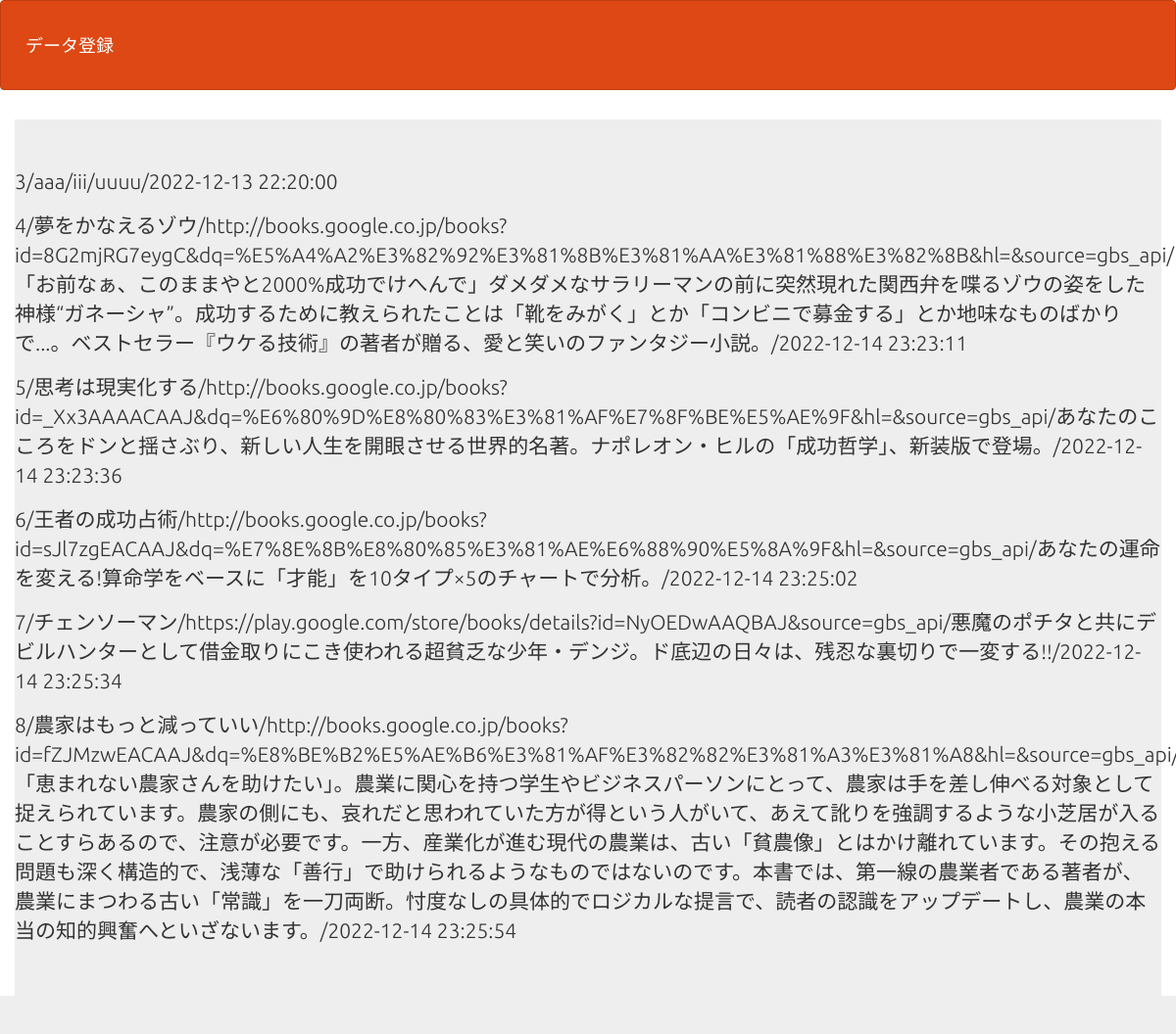
The page /server_side_kadai2/select.php on the database its author committed.
### tables this page shows
CREATE TABLE `gs_bm_table` (
  `id` int(12) NOT NULL,
  `bookname` varchar(64) NOT NULL,
  `url` text NOT NULL,
  `bookcomment` text NOT NULL,
  `time` datetime NOT NULL
);

### server_side_kadai2/select.php (the view, shortened to what this page needs)
<?php
function h($str)
{
    return htmlspecialchars($str, ENT_QUOTES);
}
try {
  $pdo = new PDO('mysql:dbname=kadai_php2;charset=utf8;host=localhost','root','');
} catch (PDOException $e) {
  exit('DBConnectError'.$e->getMessage());
}
$stmt = $pdo->prepare("SELECT * FROM gs_bm_table;");
$status = $stmt->execute();
$view="";
if ($status==false) {
  $error = $stmt->errorInfo();
  exit("ErrorQuery:".$error[2]);
}else{
  while( $result = $stmt->fetch(PDO::FETCH_ASSOC)){
    $view .= '<p>' . $result['id']. '/' . h($result['bookname']) . '/'  . h($result['url']) . '/'  . $result['bookcomment'] . '/'  . $result['time'] . '</p>';
  }
}
?>
<!DOCTYPE html>
<html lang="ja">
<head>
<link rel="stylesheet" href="css/range.css">
<link href="css/bootstrap.min.css" rel="stylesheet">
</head>
<body id="main">
<header>
  <nav class="navbar navbar-default">
    <div class="container-fluid">
      <div class="navbar-header">
      <a class="navbar-brand" href="index.php">データ登録</a>
      </div>
    </div>
  </nav>
</header>
<div>
    <div class="container jumbotron"><?= $view ?></div>
</div>
</body>
</html>

### server_side_kadai2/select.php (style rules this page uses)
div { padding: 10px;font-size:16px; }

### rows shown on the page
gs_bm_table: id "3", bookname "aaa", url "iii", bookcomment "uuuu", time "2022-12-13 22:20:00"
gs_bm_table: id "4", bookname "夢をかなえるゾウ", url "http://books.google.co.jp/books?id=8G2mjRG7eygC&dq=%E5%A4%A2%E3%82%92%E3%81%8B%E3%81%AA%E3%81%88%E3%82%8B&hl=&source=gbs_api", bookcomment "「お前なぁ、このままやと2000%成功でけへんで」ダメダメなサラリーマンの前に突然現れた関西弁を喋るゾウの姿をした神様“ガネーシャ”。成功するために教えられたことは「靴をみがく」とか「コンビニで募金する」とか地味なものばかりで...。ベストセラー『ウケる技術』の著者が贈る、愛と笑いのファンタジー小説。", time "2022-12-14 23:23:11"
gs_bm_table: id "5", bookname "思考は現実化する", url "http://books.google.co.jp/books?id=_Xx3AAAACAAJ&dq=%E6%80%9D%E8%80%83%E3%81%AF%E7%8F%BE%E5%AE%9F&hl=&source=gbs_api", bookcomment "あなたのこころをドンと揺さぶり、新しい人生を開眼させる世界的名著。ナポレオン・ヒルの「成功哲学」、新装版で登場。", time "2022-12-14 23:23:36"
gs_bm_table: id "6", bookname "王者の成功占術", url "http://books.google.co.jp/books?id=sJl7zgEACAAJ&dq=%E7%8E%8B%E8%80%85%E3%81%AE%E6%88%90%E5%8A%9F&hl=&source=gbs_api", bookcomment "あなたの運命を変える!算命学をベースに「才能」を10タイプ×5のチャートで分析。", time "2022-12-14 23:25:02"
gs_bm_table: id "7", bookname "チェンソーマン", url "https://play.google.com/store/books/details?id=NyOEDwAAQBAJ&source=gbs_api", bookcomment "悪魔のポチタと共にデビルハンターとして借金取りにこき使われる超貧乏な少年・デンジ。ド底辺の日々は、残忍な裏切りで一変する!!", time "2022-12-14 23:25:34"
gs_bm_table: id "8", bookname "農家はもっと減っていい", url "http://books.google.co.jp/books?id=fZJMzwEACAAJ&dq=%E8%BE%B2%E5%AE%B6%E3%81%AF%E3%82%82%E3%81%A3%E3%81%A8&hl=&source=gbs_api", bookcomment "「恵まれない農家さんを助けたい」。農業に関心を持つ学生やビジネスパーソンにとって、農家は手を差し伸べる対象として捉えられています。農家の側にも、哀れだと思われていた方が得という人がいて、あえて訛りを強調するような小芝居が入ることすらあるので、注意が必要です。一方、産業化が進む現代の農業は、古い「貧農像」とはかけ離れています。その抱える問題も深く構造的で、浅薄な「善行」で助けられるようなものではないのです。本書では、第一線の農業者である著者が、農業にまつわる古い「常識」を一刀両断。忖度なしの具体的でロジカルな提言で、読者の認識をアップデートし、農業の本当の知的興奮へといざないます。", time "2022-12-14 23:25:54"
